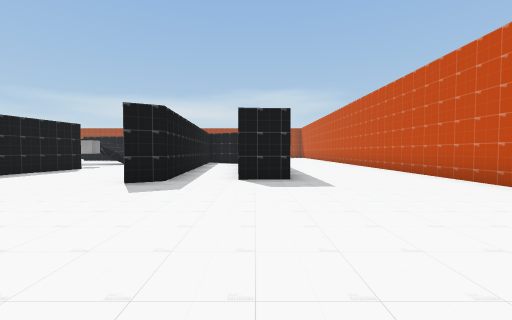
View 1 (above)

24 first-person views from a walk through a Unity game level. The camera is 1.2 m above the floor, tilts 2° down and sees 90° across. The floor is counted in squares, 2 m on a side. Each view is taken from the middle of a square. On the plan, view 1 faces up. The plan holds only what a view shows up to about 9 squares ahead; the rest is blank. The player character is not drawn. Some surface patterns are stand-ins.

View 2
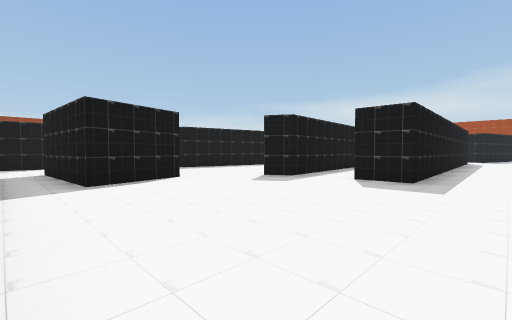

View 3
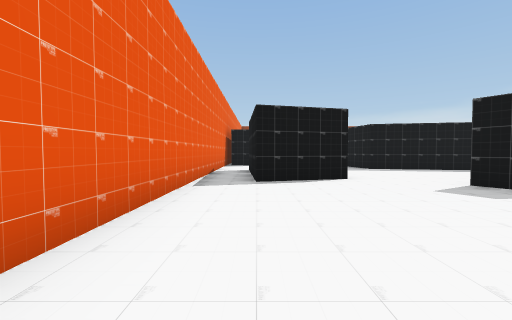

View 4
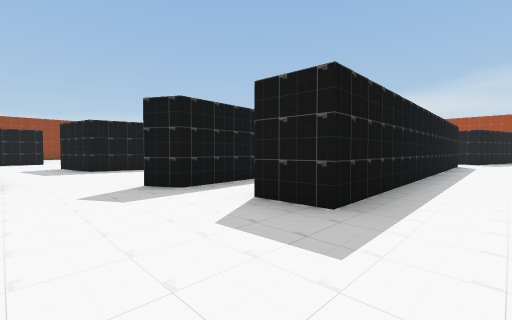

View 5
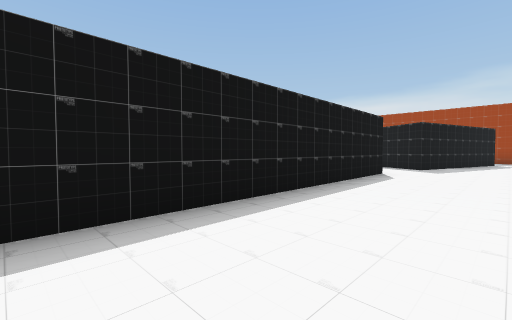

View 6
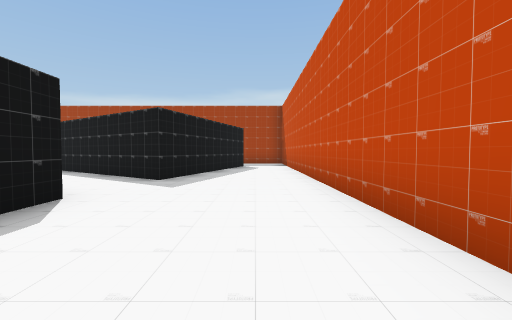

View 7
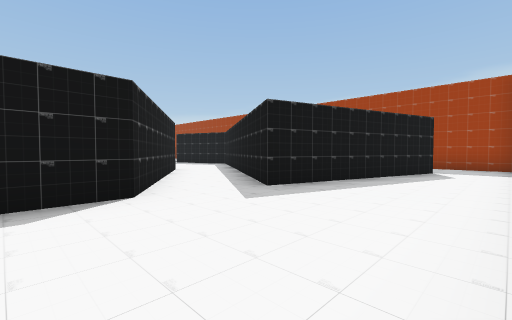

View 8
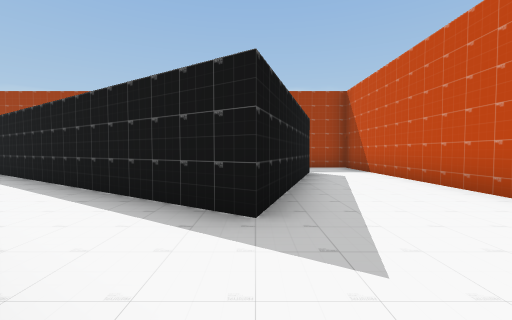

View 9
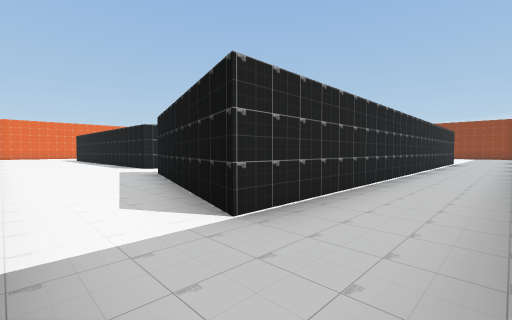

View 10
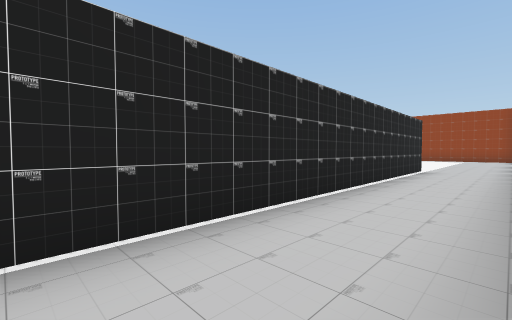

View 11
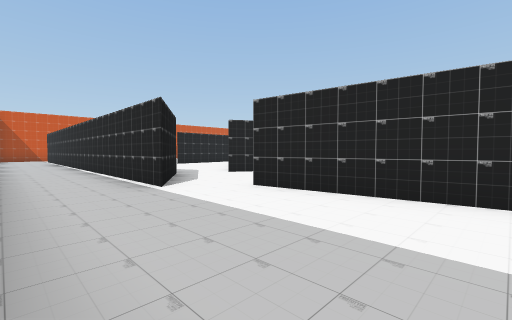

View 12
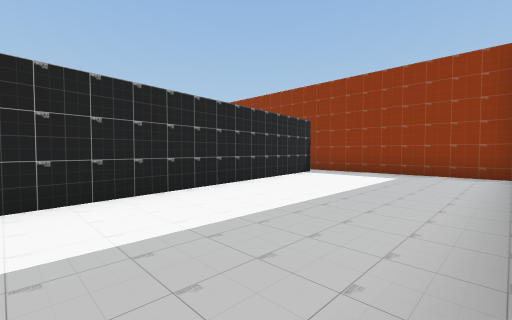

View 13
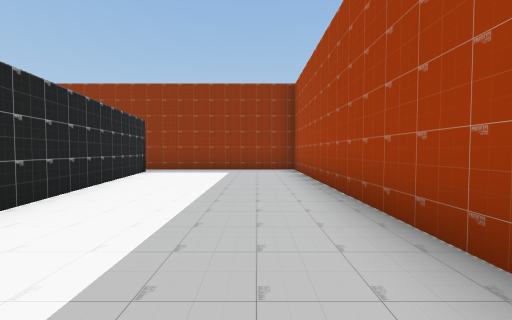

View 14
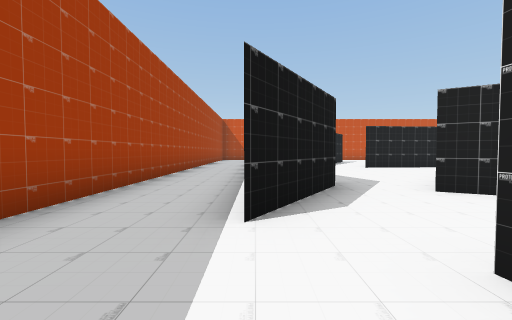

View 15
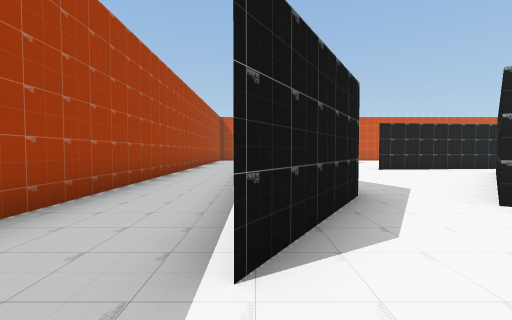

View 16
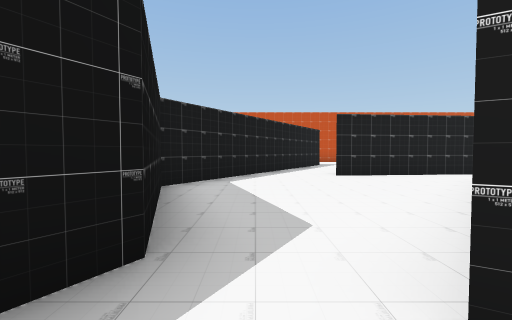

View 17
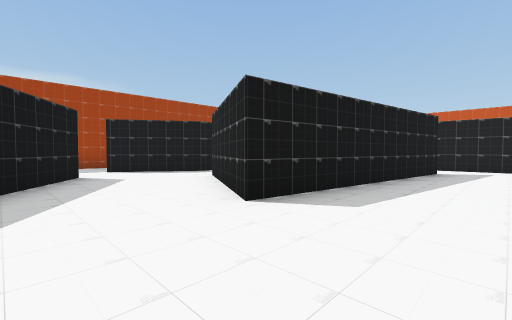

View 18
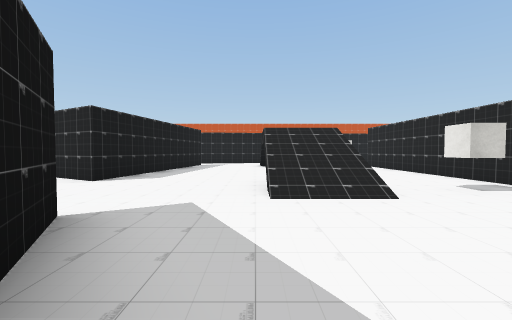

View 19
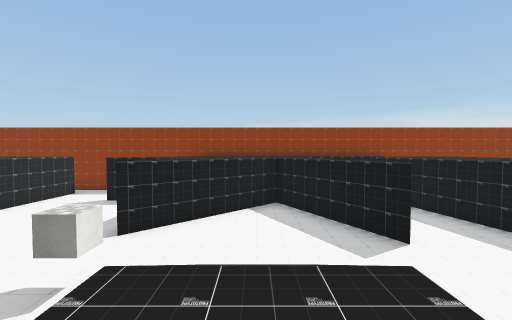

View 20
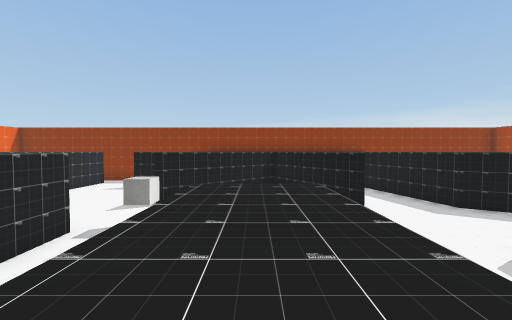

View 21
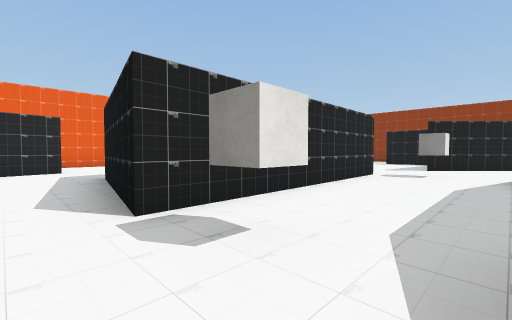

View 22
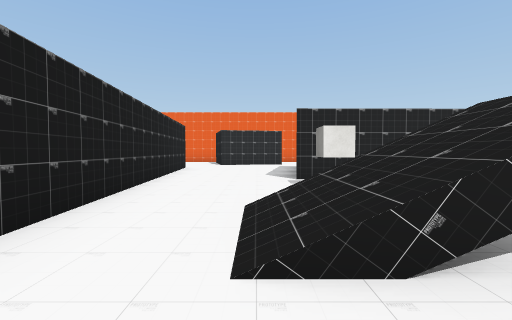

View 23
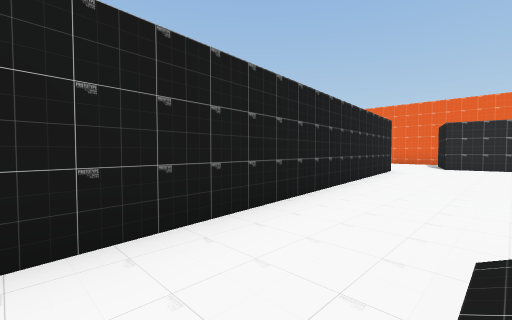

View 24
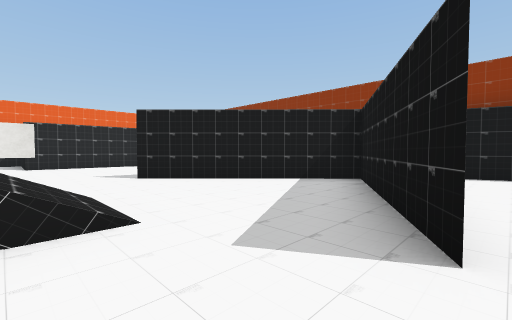

### Floor plan
Key: @ floor where view 1 was taken; # wall or solid block; . main floor; : floor 2.25 m higher than the main floor; / step, stairs or slope; C cube.
Columns run from 21 left of view 1 to 5 right of it. Each row starts with its distance up from view 1.
 25 ###################    ####
 24 #.........................#
 23 #.........................#
 22 #..........#############..#
 21 #...........##...###  ##..#
 20 #..#######........### #...#
 19 # ##  ###...#.......###...#
 18      ###...###...#...##...#
 17     ##.....# ##..###......#
 16      ......#####..###.....#
 15  #.............##.# ##....#
 14  ##.####..........#  #....#
 13   ###....////////.#  #....#
 12     #....//:::///.#  #....
 11     ##...////////.#  #...
 10      ##..C.....C..#  #...
  9       #...........##.#....#
  8     ......######...#.#....#
  7    #......    #....#.#....#
  6    .......    #....#.#....#
  5    .......   ##....#......#
  4    ##  ##. ...............#
  3            ..............
  2               .###......
  1             #..####.....
  0             #........@..
 -1               #########

Where each view was taken, in squares from view 1:
view 1: 0 up, 0 right, facing up
view 2: 0 up, 2 right, facing up-left
view 3: 1 up, 2 right, facing left
view 4: 3 up, 2 right, facing up-left
view 5: 8 up, 3 right, facing up-left
view 6: 12 up, 3 right, facing up
view 7: 14 up, 4 right, facing up-left
view 8: 15 up, 1 right, facing up
view 9: 24 up, 4 right, facing down-left
view 10: 24 up, 2 left, facing down-left
view 11: 24 up, 15 left, facing down-right
view 12: 24 up, 13 left, facing down-left
view 13: 23 up, 12 left, facing left
view 14: 22 up, 13 left, facing right
view 15: 22 up, 12 left, facing right
view 16: 20 up, 10 left, facing right
view 17: 14 up, 13 left, facing up-right
view 18: 13 up, 16 left, facing right
view 19: 12 up, 9 left, facing left
view 20: 12 up, 7 left, facing left
view 21: 11 up, 5 left, facing down-left
view 22: 14 up, 5 left, facing down
view 23: 13 up, 5 left, facing down-right
view 24: 15 up, 12 left, facing down-left
